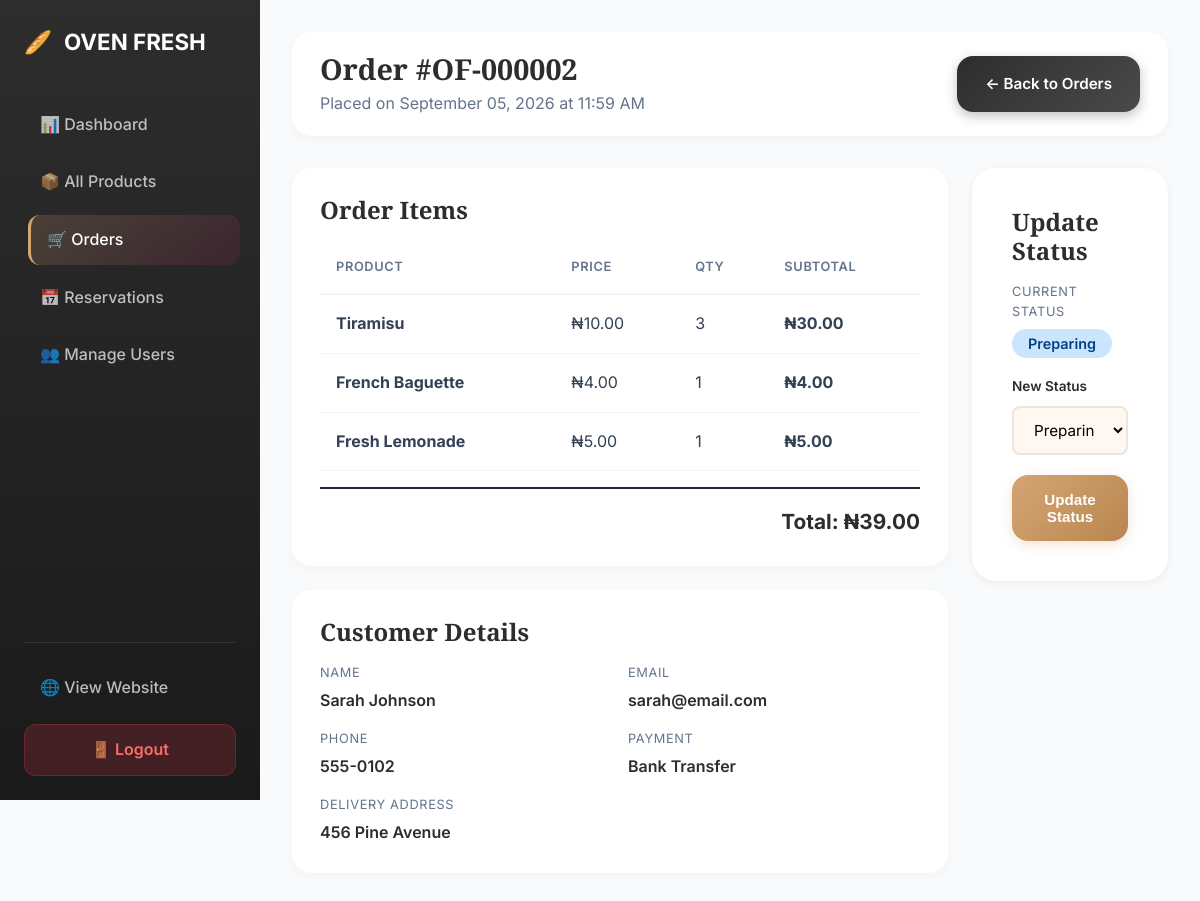
The page /panel/orders/2/ (signed in) on the database its author committed.
### shop/models.py (models this page shows, shortened)
class Order(models.Model):
    STATUS_CHOICES = [
        ('pending', 'Pending'),
        ('confirmed', 'Confirmed'),
        ('preparing', 'Preparing'),
        ('ready', 'Ready'),
        ('delivered', 'Delivered'),
        ('cancelled', 'Cancelled'),
    ]
    PAYMENT_CHOICES = [
        ('transfer', 'Bank Transfer'),
        ('debit', 'Debit Card'),
    ]
    name = models.CharField(max_length=200)
    email = models.EmailField()
    phone = models.CharField(max_length=20)
    address = models.TextField()
    payment_method = models.CharField(max_length=20, choices=PAYMENT_CHOICES, default='card')
    total_amount = models.DecimalField(max_digits=10, decimal_places=2)
    status = models.CharField(max_length=20, choices=STATUS_CHOICES, default='pending')
    notes = models.TextField(blank=True)
    created_at = models.DateTimeField(auto_now_add=True)
    class Meta:
        ordering = ['-created_at']
    @property
    def order_number(self):
        return f"OF-{str(self.id).zfill(6)}"

class OrderItem(models.Model):
    order = models.ForeignKey(Order, on_delete=models.CASCADE, related_name='items')
    product = models.ForeignKey(Product, on_delete=models.CASCADE)
    quantity = models.PositiveIntegerField(default=1)
    price = models.DecimalField(max_digits=10, decimal_places=2)
    @property
    def subtotal(self):
        return self.quantity * self.price

class Product(models.Model):
    name = models.CharField(max_length=200)
    slug = models.SlugField(unique=True)
    category = models.ForeignKey(Category, on_delete=models.CASCADE, related_name='products')
    description = models.TextField()
    price = models.DecimalField(max_digits=10, decimal_places=2)
    image = models.ImageField(upload_to='products/', default='default.jpg')
    rating = models.DecimalField(max_digits=3, decimal_places=2, default=4.5)
    calories = models.IntegerField(default=0, blank=True, null=True)
    is_available = models.BooleanField(default=True)
    created_at = models.DateTimeField(auto_now_add=True)
    class Meta:
        ordering = ['-created_at']

### shop/views.py (the view)
    def wrapper(request, *args, **kwargs):
        if not request.user.is_authenticated:
            return redirect('login')
        is_main_admin = request.user.is_superuser or request.user.groups.filter(name='Main Admin').exists()
        is_manager = request.user.groups.filter(name='Manager').exists()
        if not (is_main_admin or is_manager):
            messages.error(request, "Access denied.")
            return redirect('home')
        return view_func(request, *args, **kwargs)

### shop/forms.py
class OrderStatusForm(forms.ModelForm):
    class Meta:
        model = Order
        fields = ['status']
        widgets = {
            'status': forms.Select(attrs={'class': 'form-input'}),
        }

### shop/context_processors.py (called while the page is built)
def cart_context(request):
    cart = Cart(request)
    is_admin_user = False
    if request.user.is_authenticated:
        is_admin_user = request.user.is_superuser or request.user.groups.filter(name__in=['Main Admin', 'Manager']).exists()
    return {
        'cart': cart,
        'cart_count': len(cart),
        'cart_total': cart.get_total_price(),
        'is_admin_user': is_admin_user,
    }

    def __len__(self):
        return sum(item['quantity'] for item in self.cart.values())

    def get_total_price(self):
        return sum(Decimal(item['price']) * item['quantity'] for item in self.cart.values())

### shop/views.py (called while the page is built)
def admin_required(view_func):
    def wrapper(request, *args, **kwargs):
        if not request.user.is_authenticated:
            return redirect('login')
        is_main_admin = request.user.is_superuser or request.user.groups.filter(name='Main Admin').exists()
        is_manager = request.user.groups.filter(name='Manager').exists()
        if not (is_main_admin or is_manager):
            messages.error(request, "Access denied.")
            return redirect('home')
        return view_func(request, *args, **kwargs)
    return wrapper

@admin_required
def admin_order_detail(request, pk):
    order = get_object_or_404(Order.objects.prefetch_related('items__product'), pk=pk)
    if request.method == 'POST':
        form = OrderStatusForm(request.POST, instance=order)
        if form.is_valid():
            form.save()
            messages.success(request, f'Order #{order.order_number} status updated.')
            return redirect('admin_orders')
    else:
        form = OrderStatusForm(instance=order)
    context = {
        'order': order,
        'form': form,
        'is_main_admin': request.user.is_superuser or request.user.groups.filter(name='Main Admin').exists(),
        'is_manager': request.user.groups.filter(name='Manager').exists(),
    }
    return render(request, 'admin_order_detail.html', context)

### shop/templates/admin_order_detail.html (shortened to what this page needs)
{% load static %}
<!DOCTYPE html>
<html lang="en">
<head>
    <link rel="stylesheet" href="{% static 'css/style.css' %}">
</head>
<body class="dashboard-body">
    <div class="dashboard-layout">
        <aside class="sidebar">
            <div class="sidebar-logo"><span>🥖</span> OVEN FRESH</div>
            <ul class="sidebar-menu">
                <li><a href="{% url 'dashboard' %}">📊 Dashboard</a></li>
                <li><a href="{% url 'admin_products' %}">📦 All Products</a></li>
                <li><a href="{% url 'admin_orders' %}" class="active">🛒 Orders</a></li>
                <li><a href="{% url 'admin_reservations' %}">📅 Reservations</a></li>
                {% if is_main_admin %}
                <li><a href="{% url 'admin_users' %}">👥 Manage Users</a></li>
                {% endif %}
            </ul>
            <div class="sidebar-footer">
                <a href="{% url 'home' %}" class="sidebar-link" target="_blank">🌐 View Website</a>
                <a href="{% url 'logout' %}" class="logout-btn" style="text-decoration:none;display:block;text-align:center;margin-top:12px;">🚪 Logout</a>
            </div>
        </aside>
        <main class="main-content">
            <div class="top-bar">
                <div>
                    <h1>Order #{{ order.order_number }}</h1>
                    <p style="color:#64748b;margin-top:4px;">Placed on {{ order.created_at|date:"F d, Y \a\t g:i A" }}</p>
                </div>
                <a href="{% url 'admin_orders' %}" class="action-btn admin-only" style="text-decoration:none;">← Back to Orders</a>
            </div>
            <div style="display:grid;grid-template-columns:2fr 1fr;gap:24px;">
                <div>
                    <div class="data-table-container">
                        <h2 style="margin-bottom:16px;font-family:'Playfair Display',serif;">Order Items</h2>
                        <table class="data-table">
                            <thead>
                                <tr>
                                    <th>Product</th>
                                    <th>Price</th>
                                    <th>Qty</th>
                                    <th>Subtotal</th>
                                </tr>
                            </thead>
                            <tbody>
                                {% for item in order.items.all %}
                                <tr>
                                    <td><strong>{{ item.product.name }}</strong></td>
                                    <td>₦{{ item.price }}</td>
                                    <td>{{ item.quantity }}</td>
                                    <td><strong>₦{{ item.subtotal }}</strong></td>
                                </tr>
                                {% endfor %}
                            </tbody>
                        </table>
                        <div style="text-align:right;padding-top:16px;border-top:2px solid #1e293b;margin-top:16px;">
                            <span style="font-size:1.3rem;font-weight:700;">Total: ₦{{ order.total_amount|floatformat:2 }}</span>
                        </div>
                    </div>
                    <div class="data-table-container" style="margin-top:24px;">
                        <h2 style="margin-bottom:16px;font-family:'Playfair Display',serif;">Customer Details</h2>
                        <div style="display:grid;grid-template-columns:1fr 1fr;gap:16px;">
                            <div>
                                <div style="font-size:0.8rem;color:#64748b;text-transform:uppercase;letter-spacing:0.05em;margin-bottom:4px;">Name</div>
                                <div style="font-weight:600;">{{ order.name }}</div>
                            </div>
                            <div>
                                <div style="font-size:0.8rem;color:#64748b;text-transform:uppercase;letter-spacing:0.05em;margin-bottom:4px;">Email</div>
                                <div style="font-weight:600;">{{ order.email }}</div>
                            </div>
                            <div>
                                <div style="font-size:0.8rem;color:#64748b;text-transform:uppercase;letter-spacing:0.05em;margin-bottom:4px;">Phone</div>
                                <div style="font-weight:600;">{{ order.phone }}</div>
                            </div>
                            <div>
                                <div style="font-size:0.8rem;color:#64748b;text-transform:uppercase;letter-spacing:0.05em;margin-bottom:4px;">Payment</div>
                                <div style="font-weight:600;">{{ order.get_payment_method_display }}</div>
                            </div>
                        </div>
                        <div style="margin-top:16px;">
                            <div style="font-size:0.8rem;color:#64748b;text-transform:uppercase;letter-spacing:0.05em;margin-bottom:4px;">Delivery Address</div>
                            <div style="font-weight:600;">{{ order.address }}</div>
                        </div>
                    </div>
                </div>
                <div>
                    <div class="checkout-form-section">
                        <h2 style="margin-bottom:16px;font-family:'Playfair Display',serif;">Update Status</h2>
                        <div style="margin-bottom:20px;">
                            <div style="font-size:0.8rem;color:#64748b;text-transform:uppercase;letter-spacing:0.05em;margin-bottom:8px;">Current Status</div>
                            <span class="status-pill status-{{ order.status }}" style="font-size:0.9rem;padding:6px 16px;">
                                {{ order.get_status_display }}
                            </span>
                        </div>
                        <form method="post">
                            <div class="form-group">
                                <label>New Status</label>
                                {{ form.status }}
                            </div>
                            <button type="submit" class="action-btn bakery" style="width:100%;border:none;cursor:pointer;margin-top:8px;">Update Status</button>
                        </form>
                    </div>
                </div>
            </div>
        </main>
    </div>
</body>
</html>

### rows shown on the page
Order: order_number "OF-000002", created_at "September 05, 2026 at 11:59 AM", total_amount "39.00", name "Sarah Johnson", email "sarah@email.com", phone "555-0102", payment_method "Bank Transfer", address "456 Pine Avenue", status "Preparing"
OrderItem: product.name "Tiramisu", price "10.00", quantity "3", subtotal "30.00"
OrderItem: product.name "French Baguette", price "4.00", quantity "1", subtotal "4.00"
OrderItem: product.name "Fresh Lemonade", price "5.00", quantity "1", subtotal "5.00"
